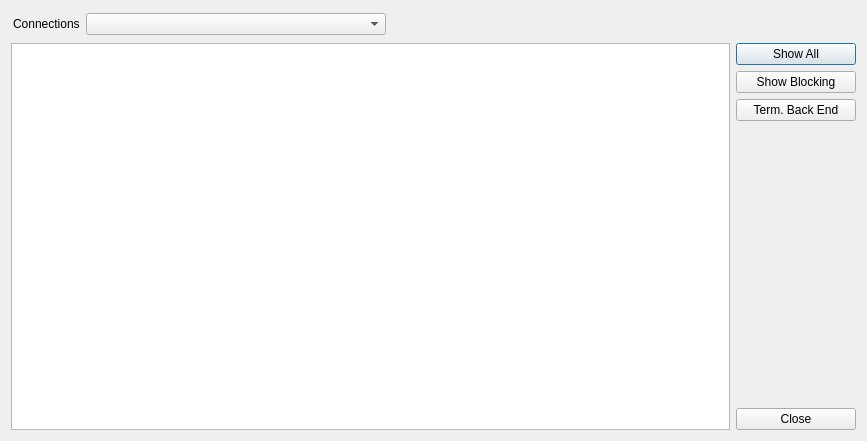
<?xml version="1.0" encoding="UTF-8"?>
<ui version="4.0">
 <class>DlgShowProcesses</class>
 <widget class="QDialog" name="DlgShowProcesses">
  <property name="geometry">
   <rect>
    <x>0</x>
    <y>0</y>
    <width>867</width>
    <height>441</height>
   </rect>
  </property>
  <property name="windowTitle">
   <string>Show Processes</string>
  </property>
  <layout class="QVBoxLayout" name="verticalLayout_2">
   <item>
    <layout class="QHBoxLayout" name="horizontalLayout_2">
     <property name="leftMargin">
      <number>2</number>
     </property>
     <property name="topMargin">
      <number>2</number>
     </property>
     <property name="rightMargin">
      <number>2</number>
     </property>
     <property name="bottomMargin">
      <number>2</number>
     </property>
     <item>
      <widget class="QLabel" name="lb_connections">
       <property name="text">
        <string>Connections</string>
       </property>
      </widget>
     </item>
     <item>
      <widget class="QComboBox" name="connection_list">
       <property name="minimumSize">
        <size>
         <width>300</width>
         <height>0</height>
        </size>
       </property>
      </widget>
     </item>
     <item>
      <spacer name="horizontalSpacer">
       <property name="orientation">
        <enum>Qt::Horizontal</enum>
       </property>
       <property name="sizeHint" stdset="0">
        <size>
         <width>40</width>
         <height>20</height>
        </size>
       </property>
      </spacer>
     </item>
    </layout>
   </item>
   <item>
    <layout class="QHBoxLayout" name="horizontalLayout">
     <item>
      <widget class="QTableWidget" name="tableWidget"/>
     </item>
     <item>
      <layout class="QVBoxLayout" name="verticalLayout">
       <property name="leftMargin">
        <number>0</number>
       </property>
       <property name="topMargin">
        <number>0</number>
       </property>
       <property name="rightMargin">
        <number>0</number>
       </property>
       <property name="bottomMargin">
        <number>0</number>
       </property>
       <item>
        <widget class="QPushButton" name="bt_show_all">
         <property name="minimumSize">
          <size>
           <width>120</width>
           <height>0</height>
          </size>
         </property>
         <property name="text">
          <string>Show All</string>
         </property>
        </widget>
       </item>
       <item>
        <widget class="QPushButton" name="bt_show_blocking">
         <property name="text">
          <string>Show Blocking</string>
         </property>
        </widget>
       </item>
       <item>
        <widget class="QPushButton" name="bt_terminate_be">
         <property name="text">
          <string>Term. Back End</string>
         </property>
        </widget>
       </item>
       <item>
        <spacer name="verticalSpacer">
         <property name="orientation">
          <enum>Qt::Vertical</enum>
         </property>
         <property name="sizeHint" stdset="0">
          <size>
           <width>20</width>
           <height>40</height>
          </size>
         </property>
        </spacer>
       </item>
       <item>
        <widget class="QPushButton" name="btClose">
         <property name="minimumSize">
          <size>
           <width>120</width>
           <height>0</height>
          </size>
         </property>
         <property name="text">
          <string>Close</string>
         </property>
         <property name="default">
          <bool>false</bool>
         </property>
        </widget>
       </item>
      </layout>
     </item>
    </layout>
   </item>
  </layout>
 </widget>
 <resources/>
 <connections/>
</ui>
